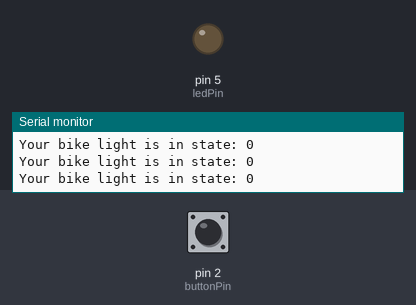
Bench run of a sketch on a simulated Arduino Uno, built with avr-gcc and run on an emulated ATmega328P. On the bench: output pins drawn as LEDs (lit = HIGH), the last lines printed to the serial monitor. The inputs (shaded band) are chosen by the test bench; at power-on: pin 2 (buttonPin) HIGH.

Above: at 1.2 s.
1.3 s: pin 2 (buttonPin) pulled LOW for 0.15 s
At 2.5 s:
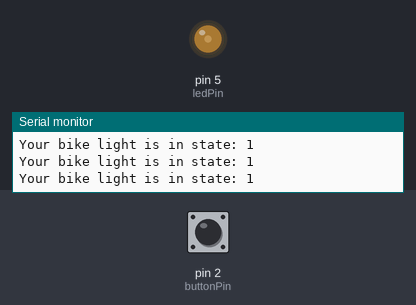
2.9 s: pin 2 (buttonPin) pulled LOW for 1 s
At 3.9 s:
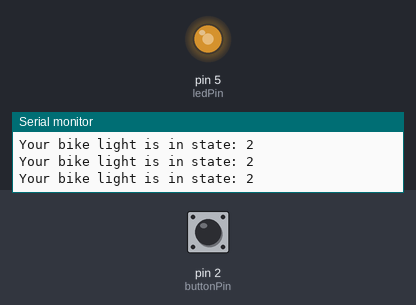
5.4 s: pin 2 (buttonPin) pulled LOW for 0.15 s
At 6.9 s:
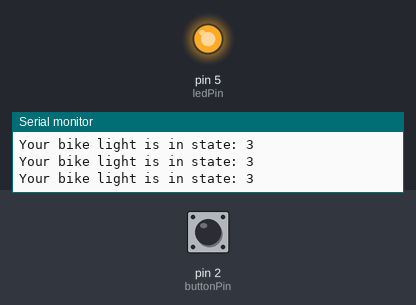
Timing chart, 0 to 8.4 s (numbered marks = the images above; inputs shaded):
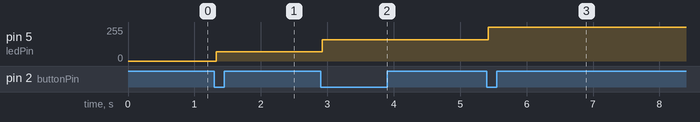

Measured:
- after the input at 1.3 s, pin 5 (ledPin): 0/255 → 70/255 at once
- after the input at 2.9 s, pin 5 (ledPin): 70/255 → 160/255 at once
- after the input at 5.4 s, pin 5 (ledPin): 160/255 → 255/255 at once

The sketch:

LEDv3.ino
```cpp
//defining pins - preprocessor directives
#define flashingRate 2
#define buttonPin 2
#define ledPin 5

//defining variables
int counter = 0;
unsigned long previousMillis = 0;
unsigned long currentMillis = 0;
unsigned long lastButtonTime = 0;
unsigned long debounceTime = 200;
int baudValue = 9600;
int low = 70;
int medium = 160;
int high = 255;
int frequency = 1000 / flashingRate;

//introducing starting state of button and LED
int ledState = LOW;
bool buttonState = false;


void setup() {
  pinMode(buttonPin, INPUT);

  pinMode(ledPin, OUTPUT);

  //interrupt
  attachInterrupt(digitalPinToInterrupt(buttonPin), button_press, FALLING);

  //serial
  Serial.begin(baudValue);
}

void loop() {
  debounce_func();
  LED_states();
  Serial.print("Your bike light is in state: "); //you can use this to debug states
  Serial.println(counter);
}

//debouncing function
void debounce_func(){
  if ((millis() - lastButtonTime) > debounceTime){
    buttonState = true;
    lastButtonTime = millis();
  }
}


//interrupt
void button_press() {
  if (buttonState) {
    counter += 1;
    buttonState = false;
  }
  if (counter > 4) { //to make sure the counter doesn't go on forever --> easier to debug this way
    counter = 0;
  }
}

void flashing_func() { //to flash the LED at a certain frequency
  currentMillis = millis();
      if (currentMillis - previousMillis >= frequency) {
        previousMillis = currentMillis;
        if (ledState == LOW) {
          ledState = HIGH;
        }
        else {
          ledState = LOW;
        }
      }
      digitalWrite(ledPin, ledState);
}

//switching states
void LED_states() {
  switch (counter) {
    case 0: //off
      analogWrite(ledPin, 0);
      break;
    case 1: //low brightness
      analogWrite(ledPin, low);
      break;
    case 2: //medium brightness
      analogWrite(ledPin, medium);
      break;
    case 3: //high brightness
      analogWrite(ledPin, high);
      break;
    case 4:
      //flashing using millis
      flashing_func();
      break;


   }
}
```
